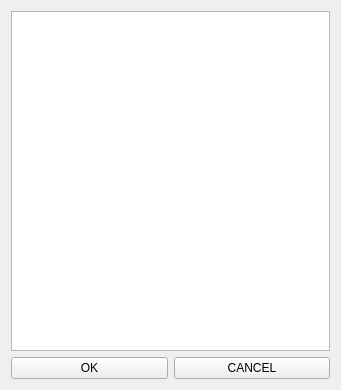
<?xml version="1.0" encoding="UTF-8"?>
<ui version="4.0">
 <class>Form</class>
 <widget class="QWidget" name="Form">
  <property name="geometry">
   <rect>
    <x>0</x>
    <y>0</y>
    <width>341</width>
    <height>390</height>
   </rect>
  </property>
  <property name="windowTitle">
   <string>Выбрать из списка</string>
  </property>
  <layout class="QGridLayout" name="gridLayout">
   <item row="2" column="0">
    <layout class="QHBoxLayout" name="horizontalLayout">
     <item>
      <widget class="QPushButton" name="pushButton_ok">
       <property name="text">
        <string>OK</string>
       </property>
      </widget>
     </item>
     <item>
      <widget class="QPushButton" name="pushButton_cancel">
       <property name="text">
        <string>CANCEL</string>
       </property>
      </widget>
     </item>
    </layout>
   </item>
   <item row="1" column="0">
    <widget class="QListWidget" name="listWidget">
     <property name="editTriggers">
      <set>QAbstractItemView::EditKeyPressed|QAbstractItemView::SelectedClicked</set>
     </property>
     <property name="selectionMode">
      <enum>QAbstractItemView::MultiSelection</enum>
     </property>
     <property name="viewMode">
      <enum>QListView::ListMode</enum>
     </property>
     <property name="sortingEnabled">
      <bool>false</bool>
     </property>
    </widget>
   </item>
  </layout>
 </widget>
 <resources/>
 <connections/>
</ui>
